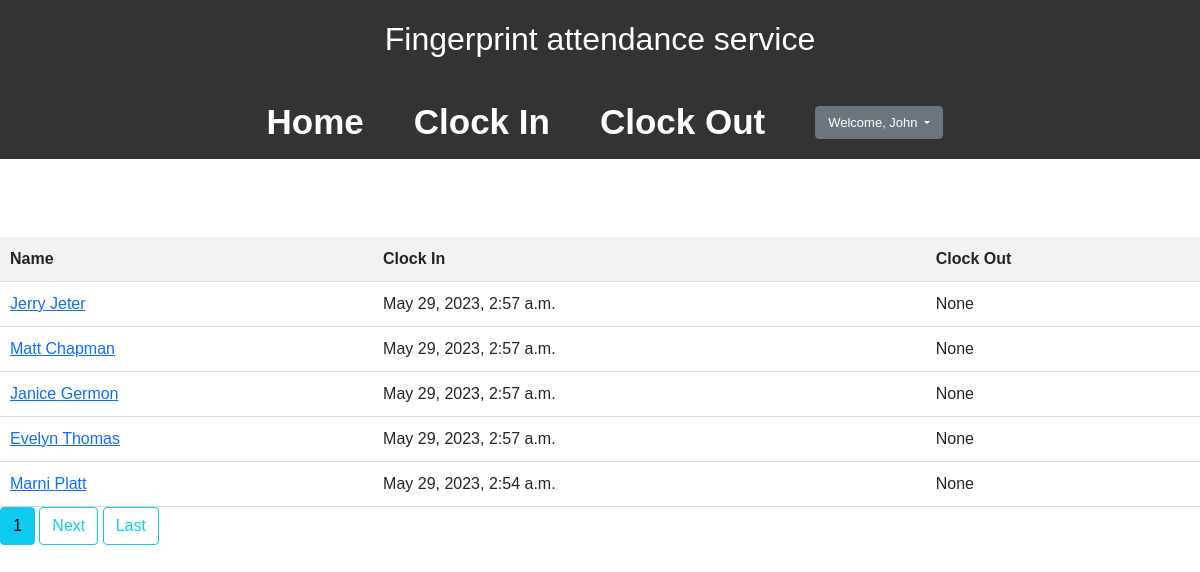
The app's page /attendance/ (signed in), older data.
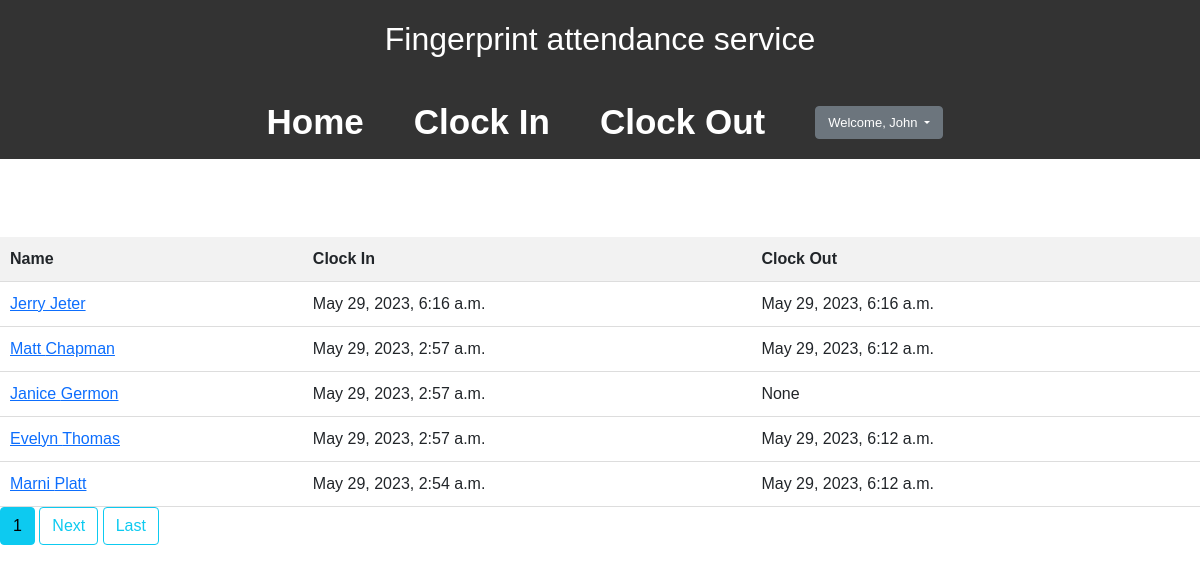
The same page, newer data.
### fingerprint/models.py (models this page shows)
class Student(models.Model):
    user = models.OneToOneField(User,on_delete=models.SET_NULL,null=True)
    fingerprint = models.ImageField(upload_to='fingerprints/')
    def __str__(self):
        return self.user.first_name

class Attendance(models.Model):
    student = models.ForeignKey(Student, on_delete=models.CASCADE,related_name='attendances')
    clock_in_time = models.DateTimeField(null=True, blank=True)
    clock_out_time = models.DateTimeField(null=True, blank=True)

### fingerprint/views.py (the view)
# urls.py: path('attendance/', view_attendance, name='attendance'),
@login_required
def view_attendance(request):
    page_num = request.GET.get('page', 1)
    today = datetime.today()
    attendance_records = []
    for student in Student.objects.annotate(
    last_clock_in=Max('attendances__clock_in_time')
).order_by('-last_clock_in'):
        attendance_records.append({
            'student': student,
            'attendance': Attendance.objects.filter(Q(student=student) & (Q(clock_in_time__date=today) | Q(clock_out_time__date=today)) ).last()
        })
    context = {'attendance_records': attendance_records}
    paginator = Paginator(attendance_records, 5)
    try:
        page_obj = paginator.page(page_num)
    except PageNotAnInteger:
        page_obj = paginator.page(1)
    except EmptyPage:
        page_obj = paginator.page(paginator.num_pages)
    print(context['attendance_records'])
    return render(request, 'view_attendance.html', {'page_obj':page_obj})

### templates/view_attendance.html
{% extends 'base.html' %}
{% load static %}
{% block css %}
	<link rel="stylesheet" href="{% static 'book/home.css' %}">
{% endblock %}
{% block content %}
<table>
		<tr>
			<th>Name</th>
			<th>Clock In</th>
			<th>Clock Out</th>
		</tr>
    {% for attendance in page_obj %}
        <tr>
            <td> <a href="{% url 'student-attendances' attendance.student.id %}"> {{ attendance.student.user.first_name }} {{attendance.student.user.last_name}}</a> </td>
            <td> {{ attendance.attendance.clock_in_time }} </td>
            <td> {{ attendance.attendance.clock_out_time }} </td>
        </tr>
    {% endfor %}
</table>
{% include 'pagination.html' %}
{% endblock %}

Row changes from the older to the newer data that the page shows:
computed for Student "Jerry": attendance.clock_in_time "May 29, 2023, 2:57 a.m." → "May 29, 2023, 6:16 a.m."; attendance.clock_out_time "None" → "May 29, 2023, 6:16 a.m."
changed through a linked row, Student "Matt": attendance.clock_out_time "None" → "May 29, 2023, 6:12 a.m."
changed through a linked row, Student "Evelyn": attendance.clock_out_time "None" → "May 29, 2023, 6:12 a.m."
changed through a linked row, Student "Marni": attendance.clock_out_time "None" → "May 29, 2023, 6:12 a.m."
